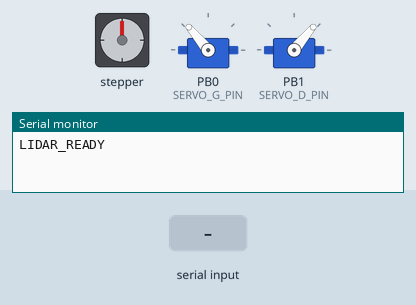
Simulated run of this sketch. Board: STM32 Blue Pill. Parts: stepper motor, 2 × servo, the last lines printed to the serial monitor. Wiring (inferred from the names in the program): stepper motor driver (200 steps per turn assumed): step PA8; direction PB15. The test bench sets the inputs (shaded band).

Above: at 1.2 s.
1.3 s: "b90\n" received over Serial
At 1.53 s:
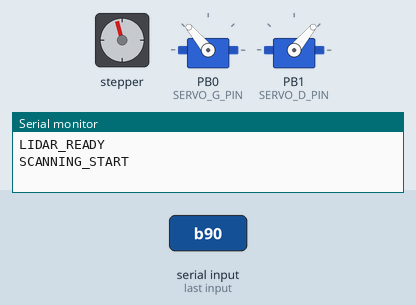
At 1.92 s:
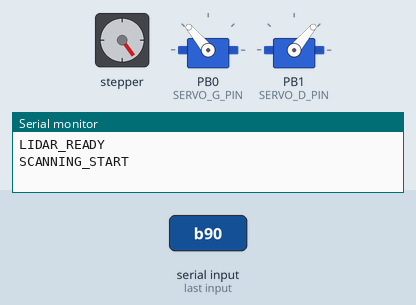
4.3 s: "1" received over Serial
At 4.54 s:
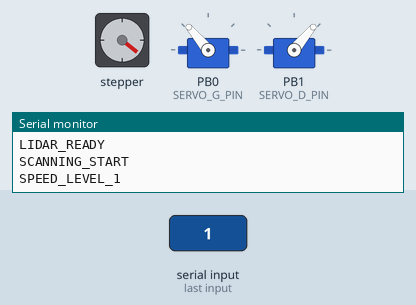
7.3 s: "r,45\n" received over Serial
Timing chart, 0 to 38.0 s (numbered marks = the images above; inputs shaded):
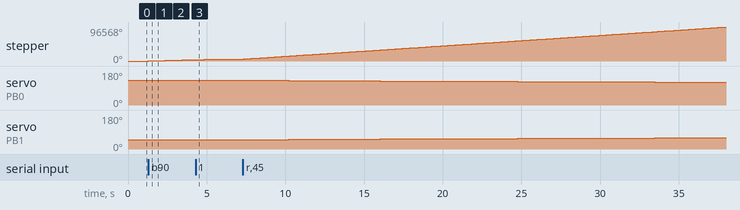

Measured:
- after the input at 1.3 s, stepper: keeps turning clockwise at about 1353°/s, starting at once

The sketch:

lidarcalisiyostm.ino
```cpp
// STM32 Kodu - TF Luna Lidar Tarayıcı (Komut Destekli, Orijinal Hesaplamalar)
#include <Servo.h>

// TF-Mini veya TF-Luna
#define TFMINI_BAUDRATE 115200
#define TFMINI_DATARATE 10.0f // ms (200Hz)
int distance = 0;
int strength = 0;
float temp = 0;

// Servolar
Servo servo_g, servo_d;
#define SERVO_G_PIN PB0
#define SERVO_D_PIN PB1
#define SERVO_POS_NEUTRAL 90
#define SERVO_POS_MIN SERVO_POS_NEUTRAL - 40
#define SERVO_POS_MAX SERVO_POS_NEUTRAL + 40
int servo_angle = SERVO_POS_MIN; // mevcut servo pozisyonu

// Step Motor
#define DIR_PIN PB15
#define STEP_PIN PA8
#define PULSE_PER_REV 4800
float TIME_PER_REV = 500.0f; // ms (değiştirilebilir)
int TIME_PER_PULSE;          // us (hesaplanacak)
int PULSE_PER_DATAPOINT;     // (hesaplanacak)

// Dış haberleşme
#define EXTERNAL_BAUDRATE 115200
char serial_buffer[32];
float theta, phi, rho;

// Tarama Kontrolü
bool scanning = false;       // Tarama durumu
int scanSpeedLevel = 3;      // 1-5 arası (5 en hızlı)
const float speedFactors[] = {3.0, 1.5, 1.0, 0.7, 0.4}; // Hız faktörleri

void setup() {
  // Step motor
  pinMode(DIR_PIN, OUTPUT);
  pinMode(STEP_PIN, OUTPUT);
  digitalWrite(DIR_PIN, HIGH);

  // Servolar
  servo_g.attach(SERVO_G_PIN);
  servo_d.attach(SERVO_D_PIN);
  servo_pos(servo_angle);

  // Seri portlar
  Serial.begin(EXTERNAL_BAUDRATE);
  Serial3.begin(TFMINI_BAUDRATE);
  flushSerial3();

  // Tarama parametrelerini hesapla
  updateScanningParams();

  // Başlangıç mesajı
  Serial.println("LIDAR_READY");
}

uint16_t pulses = 0;
int8_t servo_dir = 1;
int8_t offset = 0;

void loop() {
  // Gelen komutları kontrol et
  checkCommands();

  // Tarama aktifse işleme devam et
  if (scanning) {
    digitalWrite(STEP_PIN, HIGH);
    delayMicroseconds(TIME_PER_PULSE);
    digitalWrite(STEP_PIN, LOW);
    delayMicroseconds(TIME_PER_PULSE);
    pulses++;

    if ((pulses + offset) % PULSE_PER_DATAPOINT == 0) {
      getTFminiData(&distance, &strength, &temp);
      send_pos();
    }

    if (pulses == PULSE_PER_REV) {
      pulses = 0;
      servo_angle += servo_dir;
      if (servo_angle > SERVO_POS_MAX || servo_angle < SERVO_POS_MIN) {
        servo_dir = -servo_dir;
        servo_angle += servo_dir;
      }
      servo_pos(servo_angle);
    }
  }
}

// Gelen komutları kontrol et
void checkCommands() {
  if (Serial.available() > 0) {
    char cmd = Serial.read();
    switch(cmd) {
      case 'b': // Taramayı başlat
        scanning = true;
        Serial.println("SCANNING_START");
        break;
      case 'd': // Taramayı durdur
        scanning = false;
        Serial.println("SCANNING_STOP");
        break;
      case 'r': // Taramayı yeniden başlat
        resetScanner();
        Serial.println("SCANNING_RESET");
        break;
      case '1': // Hız seviyesi 1 (en yavaş)
      case '2':
      case '3':
      case '4':
      case '5': // Hız seviyesi 5 (en hızlı)
        scanSpeedLevel = cmd - '0';
        updateScanningParams();
        Serial.print("SPEED_LEVEL_");
        Serial.println(scanSpeedLevel);
        break;
    }
  }
}

// Tarama parametrelerini güncelle
void updateScanningParams() {
  TIME_PER_REV = 500.0f * speedFactors[scanSpeedLevel-1];
  TIME_PER_PULSE = (TIME_PER_REV * 1000.0f) / PULSE_PER_REV;
  PULSE_PER_DATAPOINT = max(1, (TFMINI_DATARATE * 1000.0f) / TIME_PER_PULSE);
}

// Tarayıcıyı sıfırla
void resetScanner() {
  scanning = true;
  pulses = 0;
  servo_angle = SERVO_POS_MIN;
  servo_dir = 1;
  servo_pos(servo_angle);
}

// Pozisyon gönder (X, Y, Z koordinatları)
void send_pos() {
  if (distance == 0) return;

  theta = (float)pulses * 360.0f / PULSE_PER_REV; // motor açısı
  theta *= PI / 180.0f; // radyana çevir

  // Orijinal formüller
  phi = (float)servo_angle * -0.3f + 71.0f;
  phi = 2.0f * phi - 90.0f;
  phi *= PI / 180.0f; // radyana çevir

  rho = distance - 5.5f; // lidar mesafesi

  snprintf(serial_buffer, sizeof(serial_buffer), "%d\t%d\t%d\t%d\n",
           (int)(rho * cos(phi) * cos(theta)),
           (int)(rho * cos(phi) * sin(theta)),
           (int)(rho * sin(phi)),
           strength);
  Serial.print(serial_buffer);
}

// Servo pozisyonu ayarla
void servo_pos(int angle) {
  angle = constrain(angle, SERVO_POS_MIN, SERVO_POS_MAX);
  servo_g.write(180 - angle);
  servo_d.write(angle);
}

// TF Mini'den veri al
void getTFminiData(int* distance, int* strength, float* temp) {
  static char i = 0;
  char j = 0;
  int checksum = 0;
  static int rx[9];

  unsigned long startTime = millis();
  while ((millis() - startTime) < 100) { // En fazla 100ms bekle
    if (Serial3.available()) {
      rx[i] = Serial3.read();
      if (rx[0] != 0x59) {
        i = 0;
      } else if (i == 1 && rx[1] != 0x59) {
        i = 0;
      } else if (i == 8) {
        for (j = 0; j < 8; j++) {
          checksum += rx[j];
        }
        if (rx[8] == (checksum % 256)) {
          *distance = rx[2] + rx[3] * 256;
          *strength = rx[4] + rx[5] * 256;
          *temp = (rx[6] + rx[7] * 256.0f) / 8 - 256;
        }
        i = 0;
        break;
      } else {
        i++;
        if (i > 8) i = 0;
      }
    }
  }
  flushSerial3();
}

// Seri buffer boşalt
void flushSerial3() {
  while (Serial3.available()) { Serial3.read(); }
}
```
